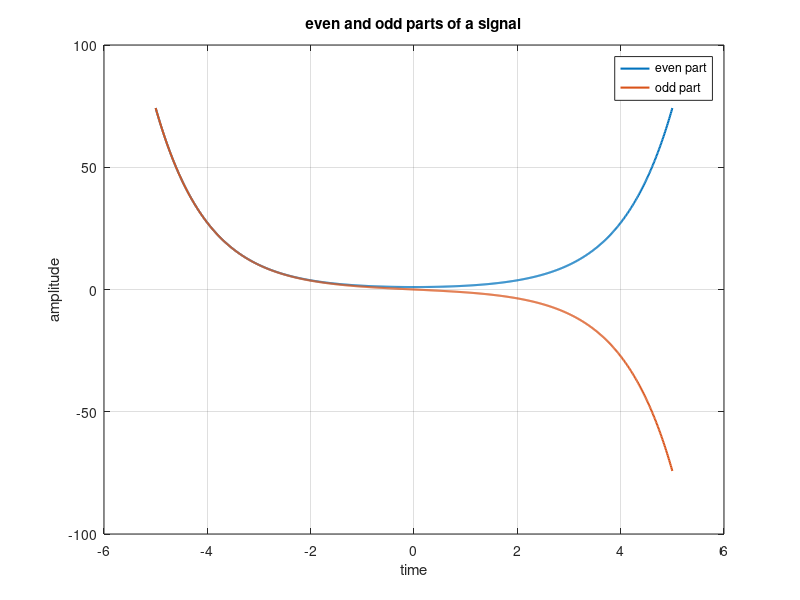

MATLAB code to generate this figure:
clc;
clear;
close all;

t = -5:0.01:5;

x = exp(-t);
x_rev = exp(t);

x_even = (x + x_rev) / 2;
x_odd = (x - x_rev) / 2;

plot(t, x_even, 'LineWidth', 1.5);
hold on;
plot(t, x_odd, 'LineWidth', 1.5);
hold off;

grid on;
xlabel('time');
ylabel('amplitude');
title('even and odd parts of a signal');
legend('even part', 'odd part');
